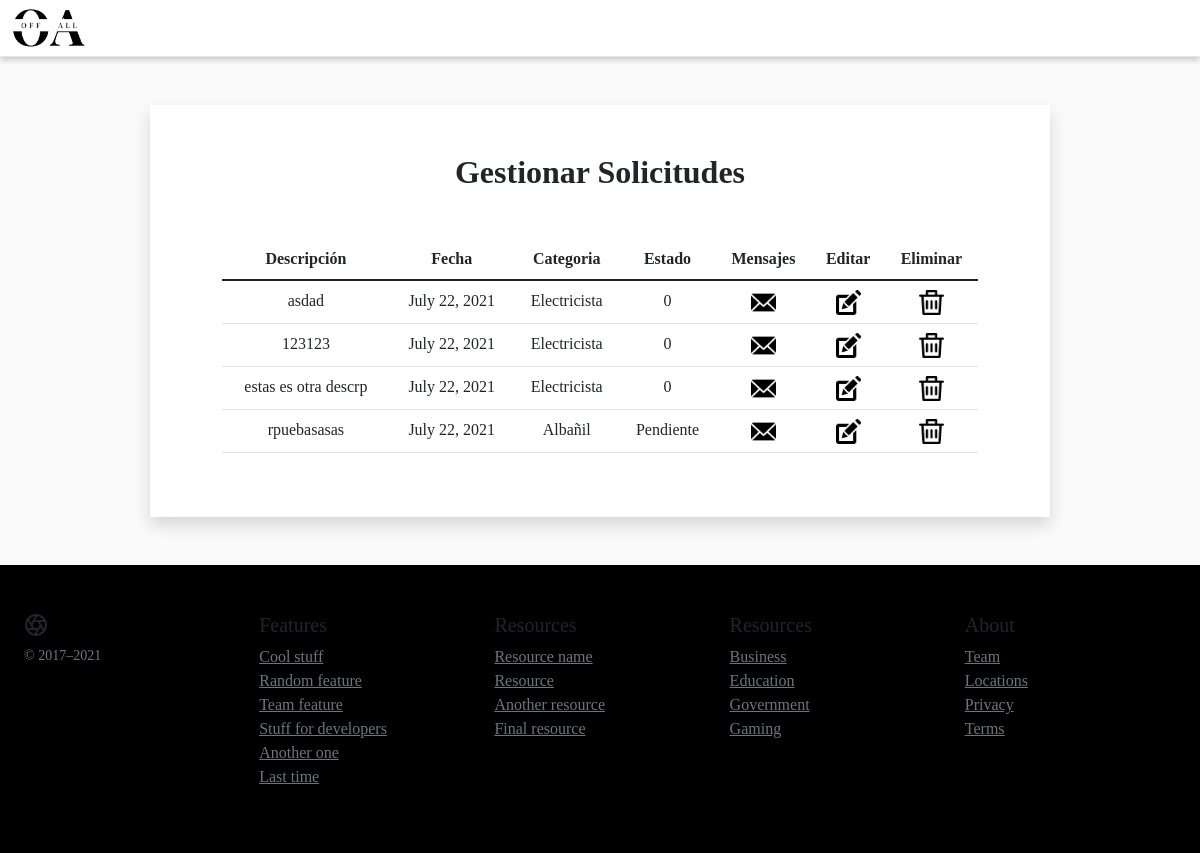
Before: /managingRequests with the older database file.
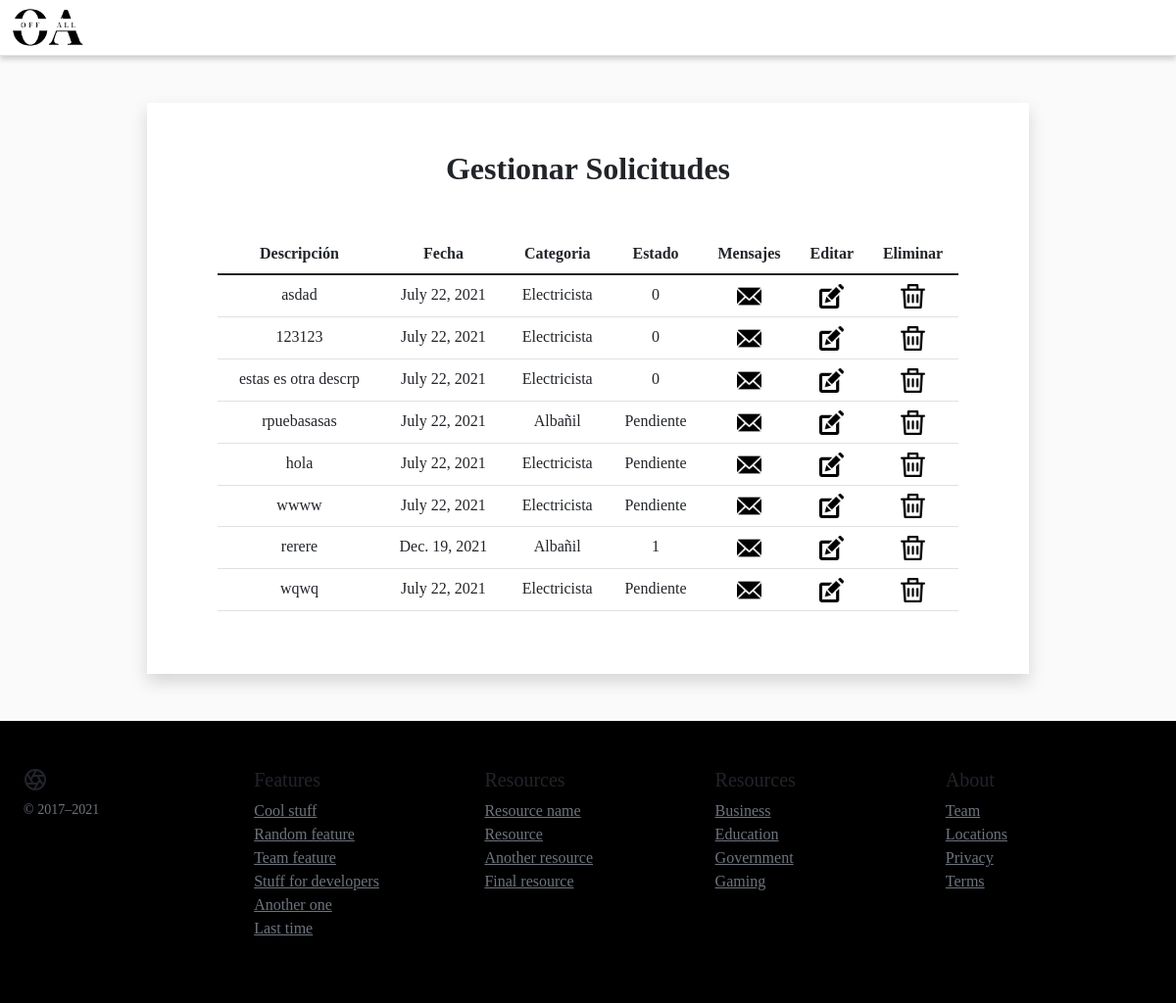
After: the same page with the newer database file.
### main/models.py (models this page shows, shortened)
class Requests(models.Model):
    SolicitudDescription = models.CharField(max_length=5000)
    SolicitudImg = models.ImageField(upload_to = 'pics')
    SolicitudDate = models.DateField()
    SolicitudProfession = models.ForeignKey(Profession, on_delete=models.CASCADE)
    SolicitudAddress = models.CharField(max_length=100)
    SolicitudPrice = models.FloatField()
    SolicitudClient = models.ForeignKey(Client, null=False, blank=False, on_delete=models.CASCADE)
    SolicitudStatus = models.CharField(max_length=100)

class Profession(models.Model):
    name = models.CharField(max_length = 200)
    description = models.TextField()
    def __str__(self):
        return self.name

### main/views.py (the view)
# urls.py: path("managingRequests", views.managingRequests, name= "managingRequests"),
def managingRequests(request):
    queryset = Requests.objects.all()
    context = {
		'objectList': queryset,
	}
    return render(request, 'gestionarsolicitudes.html', context)

### templates/gestionarsolicitudes.html (shortened to what the changed rows need)
{% load static %}
<!DOCTYPE html>
<html lang="en">
<head>
    <link rel="stylesheet" href="{% static 'css/bootstrap.min.css' %}">
    <link rel="stylesheet" href="{% static 'css/styleCS.css' %}">
<body>
    <main>
        <div class="container w-75 bg-primary mt-5" >
            <div class="row align-items-stretch">
                <div class="col bg-white p-5 col-md-12 col-lg-12 col-xl-12 shadow">
                        <div class="container text-center">
                          <h2 class="fw-bold text-center mb-5">Gestionar Solicitudes</h2>
                          <div class="table-responsive">
                              <table class="table table-hover">
                                  <thead>
                                      <tr>
                                          <th>Descripción</th>
                                          <th>Fecha</th>
                                          <th>Categoria</th>
                                          <th>Estado</th>
                                          <th>Mensajes</th>
                                          <th>Editar</th>
                                          <th>Eliminar</th>
                                      </tr>
                                  </thead>
                                  <tbody>
                                        {% for instance in objectList %}
                                        <tr>
                                          <td>{{ instance.SolicitudDescription }}</td>
                                          <td>{{ instance.SolicitudDate }}</td>
                                          <td>{{ instance.SolicitudProfession }}</td>
                                          <td>{{ instance.SolicitudStatus }}</td>
                                          <td><a href="#">
                                            <img src="{% static 'img/correo-electronico.png' %}" height="25">
                                          </a></td>
                                          <td><a href="#">
                                            <img src="{% static 'img/editar.png' %}" height="25">
                                          </a></td>
                                          <td><a href="#">
                                            <img src="{% static 'img/basura.png' %}" height="25">
                                          </a></td>
                                      </tr>
                                      {% endfor %}
                                  </tbody>
                              </table>
                          </div>
                      </div>
                </div>
            </div>
        </div>
    </main>
</body>
</html>

Changed rows visible on the page:
added Requests: SolicitudDescription "hola", SolicitudDate "July 22, 2021", SolicitudProfession "Electricista", SolicitudStatus "Pendiente"
added Requests: SolicitudDescription "wwww", SolicitudDate "July 22, 2021", SolicitudProfession "Electricista", SolicitudStatus "Pendiente"
added Requests: SolicitudDescription "rerere", SolicitudDate "Dec. 19, 2021", SolicitudProfession "Albañil", SolicitudStatus "1"
added Requests: SolicitudDescription "wqwq", SolicitudDate "July 22, 2021", SolicitudProfession "Electricista", SolicitudStatus "Pendiente"
